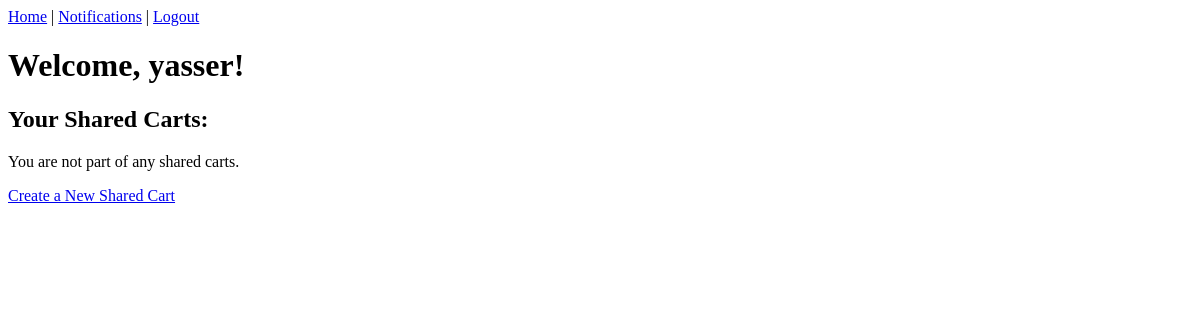
The app's page / (signed in), older data.
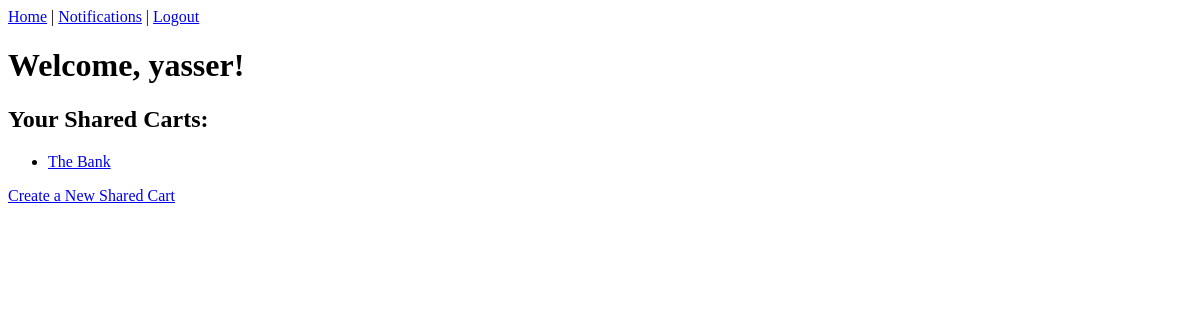
The same page, newer data.
### main/models.py (models this page shows, shortened)
class SharedCart(models.Model):
    name = models.CharField(max_length=100)
    users = models.ManyToManyField(User, related_name='shared_carts')

### main/views.py (the view)
# urls.py: 2. Add a URL to urlpatterns:  path('', views.home, name='home')
@login_required
def home(request):
    shared_carts = request.user.shared_carts.all()
    context = {
        'shared_carts': shared_carts,
    }
    return render(request, 'home.html', context)

### templates/home.html
{% extends 'base.html' %}
{% block content %}
<h1>Welcome, {{ user.username }}!</h1>
<h2>Your Shared Carts:</h2>
{% if shared_carts %}
    <ul>
        {% for cart in shared_carts %}
            <li>
                <a href="{% url 'shared_cart' cart.id %}">{{ cart.name }}</a>
            </li>
        {% endfor %}
    </ul>
{% else %}
    <p>You are not part of any shared carts.</p>
{% endif %}
<a href="{% url 'create_cart' %}">Create a New Shared Cart</a>
{% endblock %}

Row changes from the older to the newer data that the page shows:
added SharedCart: name "The Bank"
Text that changed along with them:
text no longer shown: "You are not part of any shared carts."
